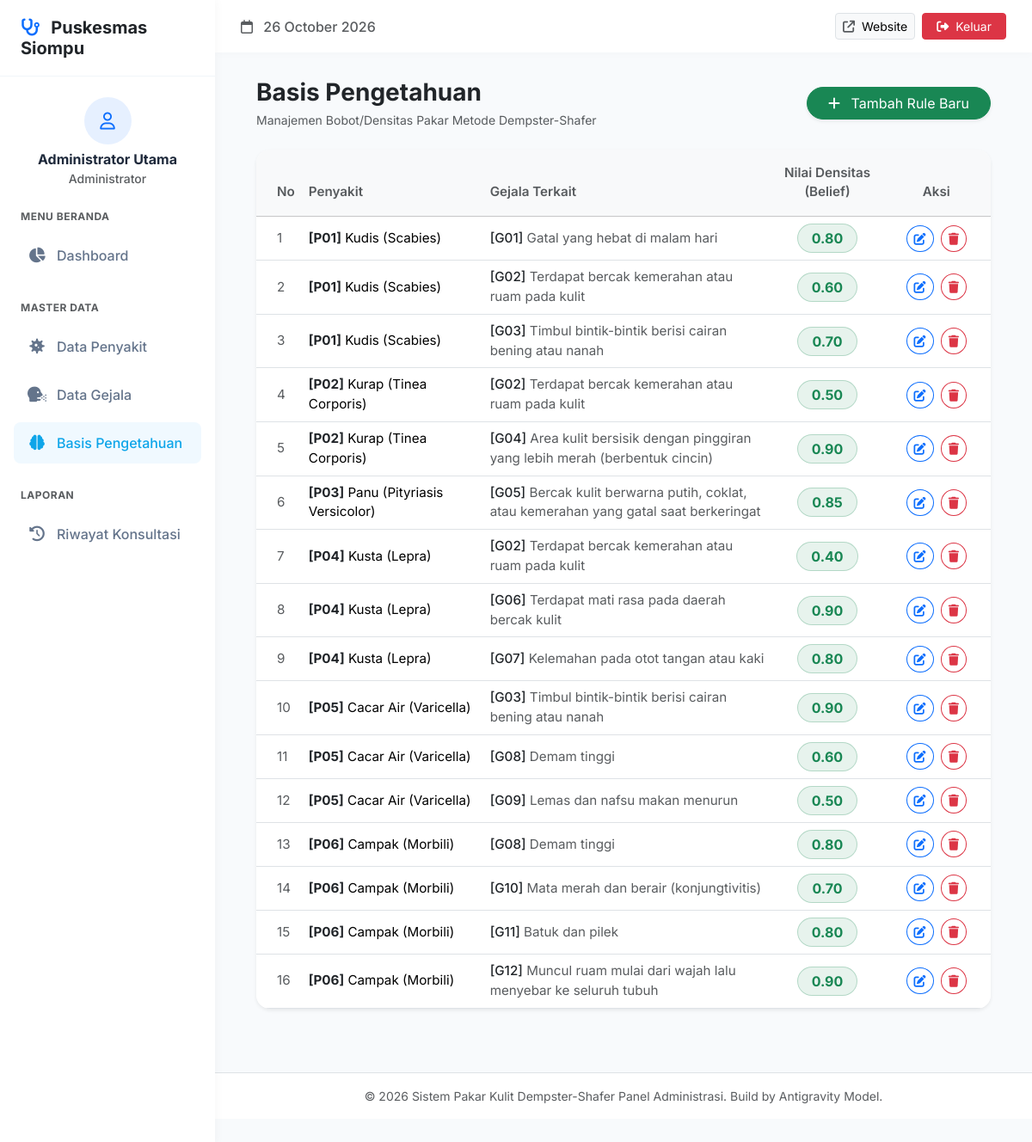
The page /admin/rule.php (signed in) on the database its author committed.
### tables this page shows
CREATE TABLE `basis_pengetahuan` (
  `id_rule` int(11) NOT NULL AUTO_INCREMENT,
  `kode_penyakit` varchar(10) NOT NULL,
  `kode_gejala` varchar(10) NOT NULL,
  `nilai_densitas` float NOT NULL,  
  PRIMARY KEY (`id_rule`),
  KEY `kode_penyakit` (`kode_penyakit`),
  KEY `kode_gejala` (`kode_gejala`),
  CONSTRAINT `fk_rule_penyakit` FOREIGN KEY (`kode_penyakit`) REFERENCES `penyakit` (`kode_penyakit`) ON DELETE CASCADE ON UPDATE CASCADE,
  CONSTRAINT `fk_rule_gejala` FOREIGN KEY (`kode_gejala`) REFERENCES `gejala` (`kode_gejala`) ON DELETE CASCADE ON UPDATE CASCADE
);

CREATE TABLE `penyakit` (
  `kode_penyakit` varchar(10) NOT NULL,
  `nama_penyakit` varchar(100) NOT NULL,
  `solusi` text NOT NULL,
  `gambar` varchar(255) DEFAULT NULL,
  `gambar_solusi` varchar(255) DEFAULT NULL,
  PRIMARY KEY (`kode_penyakit`)
);

CREATE TABLE `gejala` (
  `kode_gejala` varchar(10) NOT NULL,
  `nama_gejala` varchar(255) NOT NULL,
  PRIMARY KEY (`kode_gejala`)
);

### admin/rule.php (the view, shortened to what this page needs)
<?php
require_once 'includes/header.php';
$query = mysqli_query($koneksi, "
    SELECT b.*, p.nama_penyakit, g.nama_gejala
    FROM basis_pengetahuan b
    JOIN penyakit p ON b.kode_penyakit = p.kode_penyakit
    JOIN gejala g ON b.kode_gejala = g.kode_gejala
    ORDER BY b.kode_penyakit ASC, b.kode_gejala ASC
");
?>
<div class="d-flex flex-column flex-md-row justify-content-between align-items-md-center mb-4 gap-3">
    <div>
        <h3 class="fw-bold mb-1 text-dark">Basis Pengetahuan</h3>
        <p class="text-muted mb-0 small">Manajemen Bobot/Densitas Pakar Metode Dempster-Shafer</p>
    </div>
    <button type="button" class="btn btn-success rounded-pill px-4 shadow-sm" data-bs-toggle="modal" data-bs-target="#addModal">
        <i class="fa-solid fa-plus me-2"></i> Tambah Rule Baru
    </button>
</div>
<div class="card border-0 shadow-sm rounded-4 overflow-hidden bg-white mb-4">
    <div class="card-body p-0">
        <div class="table-responsive">
            <table class="table table-hover align-middle mb-0" style="font-size: 0.95rem;">
                <thead class="table-light">
                    <tr>
                        <th class="py-3 ps-4 text-muted fw-semibold" width="5%">No</th>
                        <th class="py-3 text-muted fw-semibold" width="25%">Penyakit</th>
                        <th class="py-3 text-muted fw-semibold" width="40%">Gejala Terkait</th>
                        <th class="py-3 text-muted fw-semibold text-center" width="15%">Nilai Densitas (Belief)</th>
                        <th class="py-3 text-muted fw-semibold text-center" width="15%">Aksi</th>
                    </tr>
                </thead>
                <tbody>
                    <?php if (mysqli_num_rows($query) > 0): $no=1; ?>
                        <?php while ($row = mysqli_fetch_assoc($query)): ?>
                        <tr>
                            <td class="ps-4 text-muted"><?= $no++; ?></td>
                            <td><span class="fw-bold text-dark">[<?= $row['kode_penyakit']; ?>]</span> <?= htmlspecialchars($row['nama_penyakit']); ?></td>
                            <td class="text-muted"><span class="fw-medium text-dark">[<?= $row['kode_gejala']; ?>]</span> <?= htmlspecialchars($row['nama_gejala']); ?></td>
                            <td class="text-center">
                                <span class="badge bg-success bg-opacity-10 text-success border border-success border-opacity-25 px-3 py-2 fs-6 rounded-pill">
                                    <?= number_format($row['nilai_densitas'], 2); ?>
                                </span>
                            </td>
                            <td class="text-center">
                                <button class="btn btn-sm btn-outline-primary rounded-circle me-1" data-bs-toggle="modal" data-bs-target="#editModal<?= $row['id_rule']; ?>" title="Edit Rule">
                                    <i class="fa-solid fa-pen-to-square"></i>
                                </button>
                                <a href="rule.php?del=<?= $row['id_rule']; ?>" class="btn btn-sm btn-outline-danger rounded-circle" onclick="confirmDelete(event, this.href, 'Yakin ingin menghapus Rule ini?')" title="Hapus Rule">
                                    <i class="fa-solid fa-trash"></i>
                                </a>
                            </td>
                        </tr>
                        <?php endwhile; ?>
                    <?php else: ?>
                        <tr><td colspan="5" class="text-center py-5 text-muted"><i class="fa-solid fa-box-open fs-2 mb-2"></i><br>Belum ada relasi basis pengetahuan/rule.</td></tr>
                    <?php endif; ?>
                </tbody>
            </table>
        </div>
    </div>
</div>
<?php require_once 'includes/footer.php'; ?>

### admin/includes/header.php (style rules this page uses)
body { font-family: 'Inter', sans-serif; background-color: #f8fafc; color: #1e293b; overflow-x: hidden; }

### rows shown on the page
basis_pengetahuan: kode_penyakit "P01", kode_penyakit.nama_penyakit "Kudis (Scabies)", kode_gejala "G01", kode_gejala.nama_gejala "Gatal yang hebat di malam hari", nilai_densitas "0.80"
basis_pengetahuan: kode_penyakit "P01", kode_penyakit.nama_penyakit "Kudis (Scabies)", kode_gejala "G02", kode_gejala.nama_gejala "Terdapat bercak kemerahan atau ruam pada kulit", nilai_densitas "0.60"
basis_pengetahuan: kode_penyakit "P01", kode_penyakit.nama_penyakit "Kudis (Scabies)", kode_gejala "G03", kode_gejala.nama_gejala "Timbul bintik-bintik berisi cairan bening atau nanah", nilai_densitas "0.70"
basis_pengetahuan: kode_penyakit "P02", kode_penyakit.nama_penyakit "Kurap (Tinea Corporis)", kode_gejala "G02", kode_gejala.nama_gejala "Terdapat bercak kemerahan atau ruam pada kulit", nilai_densitas "0.50"
basis_pengetahuan: kode_penyakit "P02", kode_penyakit.nama_penyakit "Kurap (Tinea Corporis)", kode_gejala "G04", kode_gejala.nama_gejala "Area kulit bersisik dengan pinggiran yang lebih merah (berbentuk cincin)", nilai_densitas "0.90"
basis_pengetahuan: kode_penyakit "P03", kode_penyakit.nama_penyakit "Panu (Pityriasis Versicolor)", kode_gejala "G05", kode_gejala.nama_gejala "Bercak kulit berwarna putih, coklat, atau kemerahan yang gatal saat berkeringat", nilai_densitas "0.85"
basis_pengetahuan: kode_penyakit "P04", kode_penyakit.nama_penyakit "Kusta (Lepra)", kode_gejala "G02", kode_gejala.nama_gejala "Terdapat bercak kemerahan atau ruam pada kulit", nilai_densitas "0.40"
basis_pengetahuan: kode_penyakit "P04", kode_penyakit.nama_penyakit "Kusta (Lepra)", kode_gejala "G06", kode_gejala.nama_gejala "Terdapat mati rasa pada daerah bercak kulit", nilai_densitas "0.90"
basis_pengetahuan: kode_penyakit "P04", kode_penyakit.nama_penyakit "Kusta (Lepra)", kode_gejala "G07", kode_gejala.nama_gejala "Kelemahan pada otot tangan atau kaki", nilai_densitas "0.80"
basis_pengetahuan: kode_penyakit "P05", kode_penyakit.nama_penyakit "Cacar Air (Varicella)", kode_gejala "G03", kode_gejala.nama_gejala "Timbul bintik-bintik berisi cairan bening atau nanah", nilai_densitas "0.90"
basis_pengetahuan: kode_penyakit "P05", kode_penyakit.nama_penyakit "Cacar Air (Varicella)", kode_gejala "G08", kode_gejala.nama_gejala "Demam tinggi", nilai_densitas "0.60"
basis_pengetahuan: kode_penyakit "P05", kode_penyakit.nama_penyakit "Cacar Air (Varicella)", kode_gejala "G09", kode_gejala.nama_gejala "Lemas dan nafsu makan menurun", nilai_densitas "0.50"
basis_pengetahuan: kode_penyakit "P06", kode_penyakit.nama_penyakit "Campak (Morbili)", kode_gejala "G08", kode_gejala.nama_gejala "Demam tinggi", nilai_densitas "0.80"
basis_pengetahuan: kode_penyakit "P06", kode_penyakit.nama_penyakit "Campak (Morbili)", kode_gejala "G10", kode_gejala.nama_gejala "Mata merah dan berair (konjungtivitis)", nilai_densitas "0.70"
basis_pengetahuan: kode_penyakit "P06", kode_penyakit.nama_penyakit "Campak (Morbili)", kode_gejala "G11", kode_gejala.nama_gejala "Batuk dan pilek", nilai_densitas "0.80"
basis_pengetahuan: kode_penyakit "P06", kode_penyakit.nama_penyakit "Campak (Morbili)", kode_gejala "G12", kode_gejala.nama_gejala "Muncul ruam mulai dari wajah lalu menyebar ke seluruh tubuh", nilai_densitas "0.90"

### other values the page prints
$_SESSION['admin_nama'] "Administrator Utama"
